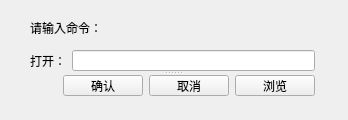
<?xml version="1.0" encoding="UTF-8"?>
<ui version="4.0">
 <class>TCPClient</class>
 <widget class="QWidget" name="TCPClient">
  <property name="geometry">
   <rect>
    <x>0</x>
    <y>0</y>
    <width>348</width>
    <height>120</height>
   </rect>
  </property>
  <property name="windowTitle">
   <string>TCPClient</string>
  </property>
  <widget class="QLabel" name="label">
   <property name="geometry">
    <rect>
     <x>30</x>
     <y>20</y>
     <width>111</width>
     <height>16</height>
    </rect>
   </property>
   <property name="text">
    <string>请输入命令：</string>
   </property>
  </widget>
  <widget class="QSplitter" name="splitter">
   <property name="geometry">
    <rect>
     <x>30</x>
     <y>50</y>
     <width>285</width>
     <height>47</height>
    </rect>
   </property>
   <property name="orientation">
    <enum>Qt::Vertical</enum>
   </property>
   <widget class="QWidget" name="">
    <layout class="QHBoxLayout" name="horizontalLayout_2">
     <item>
      <widget class="QLabel" name="label_2">
       <property name="text">
        <string>打开：</string>
       </property>
      </widget>
     </item>
     <item>
      <widget class="QLineEdit" name="lineEdit"/>
     </item>
    </layout>
   </widget>
   <widget class="QWidget" name="">
    <layout class="QHBoxLayout" name="horizontalLayout">
     <item>
      <spacer name="horizontalSpacer">
       <property name="orientation">
        <enum>Qt::Horizontal</enum>
       </property>
       <property name="sizeHint" stdset="0">
        <size>
         <width>40</width>
         <height>20</height>
        </size>
       </property>
      </spacer>
     </item>
     <item>
      <widget class="QPushButton" name="pushButton1">
       <property name="text">
        <string>确认</string>
       </property>
      </widget>
     </item>
     <item>
      <widget class="QPushButton" name="pushButton2">
       <property name="text">
        <string>取消</string>
       </property>
      </widget>
     </item>
     <item>
      <widget class="QPushButton" name="pushButton3">
       <property name="text">
        <string>浏览</string>
       </property>
      </widget>
     </item>
    </layout>
   </widget>
  </widget>
 </widget>
 <resources/>
 <connections/>
</ui>
